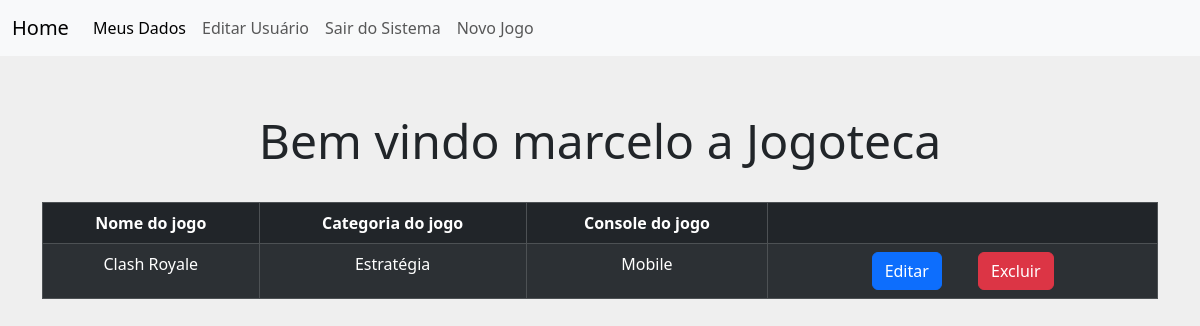
Screenshot of /jogos (signed in) with the database file from the repository.
### models/modelos.py (models this page shows, shortened)
class Usuarios(db.Model):
    id = db.Column(db.Integer, primary_key=True)
    username = db.Column(db.String(8), nullable=False)
    nome = db.Column(db.String(20), nullable=False)
    senha = db.Column(db.String(100), nullable=False)

class Jogos(db.Model):
    id = db.Column(db.Integer, primary_key=True)
    nome = db.Column(db.String(50), nullable=False)
    categoria = db.Column(db.String(40), nullable=False)
    console = db.Column(db.String(20), nullable=False)

### views.py (the view)
@app.route('/jogos' )
def jogos():
    nome = session['usuario_logado']
    lista = Jogos.query.order_by(Jogos.id)
    usuario = Usuarios.query.filter_by(username=nome).first()
    if 'usuario_logado' not in session or session['usuario_logado'] == None:
        return redirect(url_for('login', proxima=url_for('cadastro')))
    return render_template('lista.html',jogos= lista, usuario=usuario)

### templates/lista.html (shortened to what this page needs)
{% extends 'base_usuario.html' %}
{% block customCSS %}
<link rel="stylesheet" href="{{ url_for('static', filename='css/style_lista.css')}}">
{% endblock %}
{% block content %}
    <div class="container">
        <div class="page-header pai__tit">
            <h1 class="tit__principal">Bem vindo {{ session['usuario_logado'] }} a Jogoteca</h1>
        </div>
        <table class="table table-dark table-striped table-responsive table-bordered tabela ">
            <thead class="thead-default">
                <tr>
                    <th>Nome do jogo</th>
                    <th>Categoria do jogo</th>
                    <th>Console do jogo</th>
                    <th></th>
                </tr>
            </thead>
            <tbody>
                {% for jogo in jogos %}
                    <tr>
                        <td>{{jogo.nome}}</td>
                        <td>{{jogo.categoria}}</td>
                        <td>{{jogo.console}}</td>
                        <td>
                            <a class="btn btn-primary bts"  href="{{ url_for('editar_jogo', id=jogo.id) }}">Editar</a>
                            <a class="btn btn-danger bts" href="{{ url_for('deletar_jogo', id=jogo.id) }}">Excluir</a>
                        </td>
                    </tr>
                {% endfor %}
            </tbody>
        </table>
    </div>
{% endblock %}

### static/css/style_lista.css (style rules this page uses)
:root { --cor-principal: #efefef; --cor-secundaria: #6B6FDE; --cor-preta: #000000; --fonte-principal: 'Montserrat', sans-serif; }
* { margin: 0; padding: 0; box-sizing: border-box; }
body { background-color: var(--cor-principal); }
.tabela { text-align: center; }
.pai__tit { display: flex; justify-content: center; padding: 2.5em 0 1.5em 0; }
.tit__principal { font-size: 48px; font-weight: 500; }
.bts { margin: 0 1em; }

### rows the page displays
Usuarios: usuario_logado "marcelo"
Jogos: nome "Clash Royale", categoria "Estratégia", console "Mobile"
